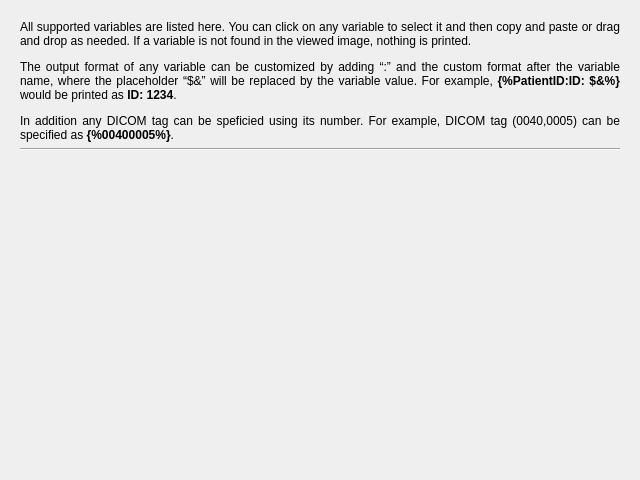
<?xml version="1.0" encoding="UTF-8"?>
<ui version="4.0">
 <class>Q2DViewerAnnotationsConfigurationScreenHelpBase</class>
 <widget class="QWidget" name="Q2DViewerAnnotationsConfigurationScreenHelpBase">
  <property name="geometry">
   <rect>
    <x>0</x>
    <y>0</y>
    <width>640</width>
    <height>480</height>
   </rect>
  </property>
  <layout class="QVBoxLayout" name="verticalLayout_2">
   <item>
    <widget class="QScrollArea" name="scrollArea">
     <property name="frameShape">
      <enum>QFrame::NoFrame</enum>
     </property>
     <property name="horizontalScrollBarPolicy">
      <enum>Qt::ScrollBarAlwaysOff</enum>
     </property>
     <property name="widgetResizable">
      <bool>true</bool>
     </property>
     <widget class="QWidget" name="scrollAreaWidgetContents">
      <property name="geometry">
       <rect>
        <x>0</x>
        <y>0</y>
        <width>628</width>
        <height>468</height>
       </rect>
      </property>
      <layout class="QVBoxLayout" name="verticalLayout">
       <item>
        <widget class="QLabel" name="label">
         <property name="text">
          <string>&lt;html&gt;&lt;head/&gt;&lt;body&gt;&lt;p&gt;All supported variables are listed here. You can click on any variable to select it and then copy and paste or drag and drop as needed. If a variable is not found in the viewed image, nothing is printed.&lt;/p&gt;&lt;p&gt;The output format of any variable can be customized by adding “:” and the custom format after the variable name, where the placeholder “$&amp;amp;” will be replaced by the variable value. For example, &lt;span style=&quot; font-weight:600;&quot;&gt;{%PatientID:ID: $&amp;amp;%}&lt;/span&gt; would be printed as &lt;span style=&quot; font-weight:600;&quot;&gt;ID: 1234&lt;/span&gt;.&lt;/p&gt;&lt;p&gt;In addition any DICOM tag can be speficied using its number. For example, DICOM tag (0040,0005) can be specified as &lt;span style=&quot; font-weight:600;&quot;&gt;{%00400005%}&lt;/span&gt;.&lt;/p&gt;&lt;/body&gt;&lt;/html&gt;</string>
         </property>
         <property name="alignment">
          <set>Qt::AlignJustify|Qt::AlignVCenter</set>
         </property>
         <property name="wordWrap">
          <bool>true</bool>
         </property>
        </widget>
       </item>
       <item>
        <widget class="Line" name="line">
         <property name="orientation">
          <enum>Qt::Horizontal</enum>
         </property>
        </widget>
       </item>
       <item>
        <layout class="QGridLayout" name="m_gridLayout"/>
       </item>
       <item>
        <spacer name="verticalSpacer">
         <property name="orientation">
          <enum>Qt::Vertical</enum>
         </property>
         <property name="sizeHint" stdset="0">
          <size>
           <width>20</width>
           <height>0</height>
          </size>
         </property>
        </spacer>
       </item>
      </layout>
     </widget>
    </widget>
   </item>
  </layout>
 </widget>
 <resources/>
 <connections/>
</ui>
